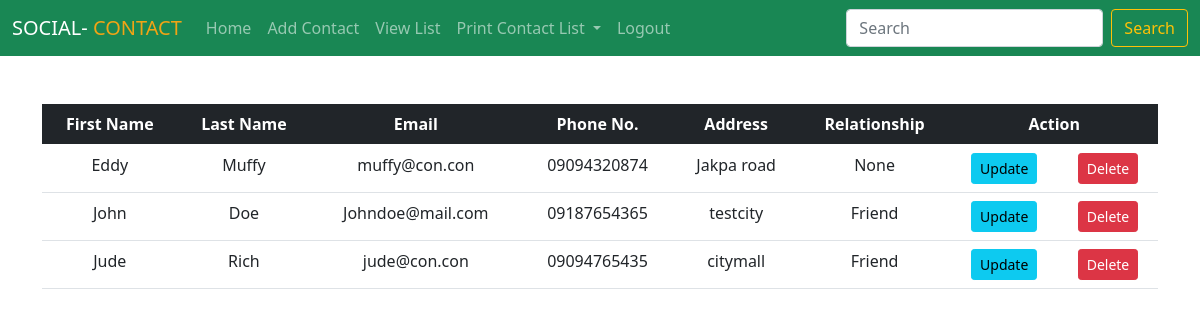
/events/view_list (signed in), run on the app's committed database.
### events/models.py (models this page shows)
class AddUser(models.Model):
    RELATIONSHIP = (
        ('Family', 'Family'),
        ('Friend', 'Friend'),
        ('Brother', 'Brother'),
        ('Sister', 'Sister'),
        ('Mother', 'Mother'),
        ('Father', 'Father'),
        ('Cousin', 'Cousin'),
        ('In-Law', 'In-Law'),
        ('Others', 'Others'),
    )
    firstname = models.CharField(max_length=100, null=True,  blank=True)
    lastname = models.CharField(max_length=100, null=True,  blank=True)
    email = models.EmailField( null=True)
    phone = models.CharField(max_length=100, null=True,  blank=True)
    address = models.CharField(max_length=100, null=True,  blank=True)
    relationship = models.CharField(max_length=100, null=True,  blank=True, choices=RELATIONSHIP)

### events/views.py (the view)
# urls.py: path('view_list', views.view_list, name='view-list'),
def view_list(request):
    lists = AddUser.objects.all()
    context = {'lists': lists}
    return render(request, 'events/view_list.html', context)

### events/templates/events/view_list.html
{% extends 'events/base.html' %}
{% block content %}
    {% if user.is_authenticated %}
    <table class="table text-center">
        <thead class="table-dark">
            <tr>
                <th>First Name</th>
                <th>Last Name</th>
                <th>Email</th>
                <th>Phone No.</th>
                <th>Address</th>
                <th>Relationship</th>
                <th colspan="2">Action</th>
            </tr>
        </thead>
        <tbody>
            {% for list in lists %}
                <tr>
                    <td>{{list.firstname}}</td>
                    <td>{{list.lastname}}</td>
                    <td>{{list.email}}</td>
                    <td>{{list.phone}}</td>
                    <td>{{list.address}}</td>
                    <td>{{list.relationship}}</td>
                    {% if user.is_authenticated %}
                    <td><a href="{% url 'update-user' list.id %}" class="btn btn-info btn-sm">Update</a></td>
                    <td><a href="{% url 'delete-user' list.id %}" class="btn btn-danger btn-sm">Delete</a></td>
                    {% endif %}
                </tr>
            {% endfor %}
        </tbody>
    </table>
    {% else %}
        <div class="card" style="width: 700px; margin: auto; text-align: center;">
            <h1>Sorry You Must Be Logged In <br> To View This Page...</h1>
            <a href="{% url 'login' %}" class="btn btn-info text-white">Login Here...</a>
        </div>
    {% endif %}
{% endblock %}

### events/templates/events/base.html (shortened to what this page needs)
<!doctype html>
<html lang="en">
  <head>
    <link href="https://cdn.jsdelivr.net/npm/bootstrap@5.0.2/dist/css/bootstrap.min.css" rel="stylesheet">
  </head>
  <body>
    {% include 'events/navbar.html' %}
    <br>
    <div class="container">
          <br>
        {% block content %}
        {% endblock %}
    </div>
  </body>
</html>

### events/templates/events/navbar.html (shortened to what this page needs)
<nav class="navbar navbar-expand-lg navbar-dark bg-success">
    <div class="container-fluid">
      <a class="navbar-brand" href="#">SOCIAL- <span style="color: #f1a415;">CONTACT</span></a>
      <div class="collapse navbar-collapse" id="navbarSupportedContent">
        <ul class="navbar-nav me-auto mb-2 mb-lg-0">
          {% if user.is_authenticated %}
          <li class="nav-item">
            <a class="nav-link" href="{% url 'home' %}">Home</a>
          </li>
          {% endif %}
          {% if user.is_authenticated %}
          <li class="nav-item">
            <a class="nav-link" href="{% url 'add-user' %}">Add Contact</a>
          </li>
          {% endif %}
          {% if user.is_authenticated %}
          <li class="nav-item">
            <a class="nav-link" href="{% url 'view-list' %}">View List</a>
          </li>
          {% endif %}
          {% if user.is_authenticated %}
          <li class="nav-item dropdown">
            <a class="nav-link dropdown-toggle" href="#" id="navbarDropdown" role="button" data-bs-toggle="dropdown" aria-expanded="false">
              Print Contact List
            </a>
          </li>
          {% endif %}
          {% if user.is_authenticated %}
          <li class="nav-item">
            <a class="nav-link" href="{% url 'logout' %}">Logout</a>
          </li>
          {% endif %}
        </ul>
        {% if user.is_authenticated %}
        <form class="d-flex">
          <input class="form-control me-2" type="search" placeholder="Search" aria-label="Search">
          <button class="btn btn-outline-warning" type="submit">Search</button>
        </form>
        {% endif %}
      </div>
    </div>
</nav>

### data on the page
AddUser: firstname "Eddy", lastname "Muffy", email "muffy@con.con", phone "09094320874", address "Jakpa road", relationship "None"
AddUser: firstname "John", lastname "Doe", email "Johndoe@mail.com", phone "09187654365", address "testcity", relationship "Friend"
AddUser: firstname "Jude", lastname "Rich", email "jude@con.con", phone "09094765435", address "citymall", relationship "Friend"
